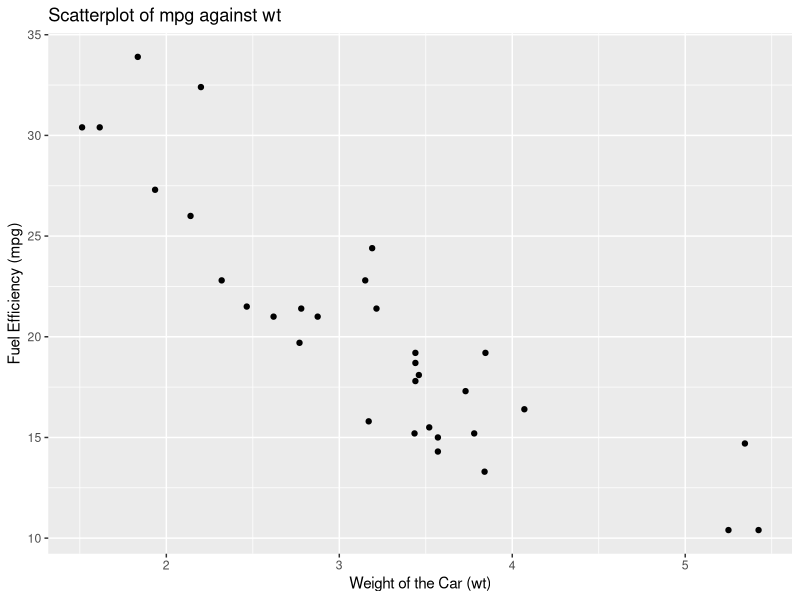
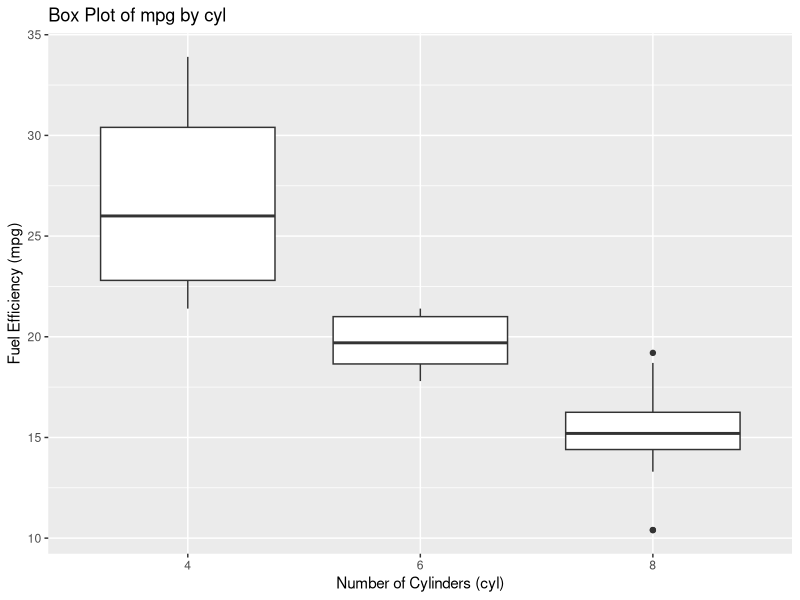

Write the R code that produced these figures, in order.
## ---- chunk 1
library(ggplot2)
data("mtcars")
head(mtcars)
## ---- chunk 2
#| label: fig-scatter
#| fig.cap: "Weight vs Efficiency"

ggplot(data = mtcars, aes(x = wt, y = mpg)) + 
  geom_point() + 
  xlab("Weight of the Car (wt)") + 
  ylab("Fuel Efficiency (mpg)") + 
  ggtitle("Scatterplot of mpg against wt")
## ---- chunk 3
model <- lm(mpg ~ wt, data = mtcars)
summary(model)
## ---- chunk 4
#| label: fig-boxplot
#| fig.cap: "Cylinders vs Efficiency"

ggplot(data = mtcars, aes(x = factor(cyl), y = mpg)) + 
  geom_boxplot() + 
  xlab("Number of Cylinders (cyl)") + 
  ylab("Fuel Efficiency (mpg)") + 
  ggtitle("Box Plot of mpg by cyl")
